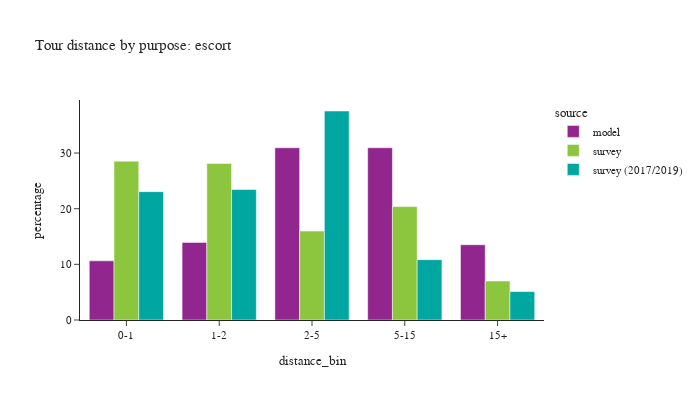

Notebook code for this chart:
### Code cell
plot_bins(tour, tour['pdpurp'] == 3, 'escort')

### Figure 1 — Plotly figure (JSON) as saved in the notebook; plotly's stock layout.template omitted (floating-point values rounded to 4 significant figures)
{"data": [{"alignmentgroup": "True", "customdata": [[81629], [107010], [237590], [237628], [103832]], "hovertemplate": "source=model<br>distance_bin=%{x}<br>percentage=%{y}<br>sample count=%{customdata[0]}<extra></extra>", "legendgroup": "model", "marker": {"color": "#91268F", "pattern": {"shape": ""}}, "name": "model", "offsetgroup": "model", "orientation": "v", "showlegend": true, "textposition": "auto", "type": "bar", "x": ["0-1", "1-2", "2-5", "5-15", "15+"], "xaxis": "x", "y": [10.63, 13.94, 30.95, 30.95, 13.53], "yaxis": "y"}, {"alignmentgroup": "True", "customdata": [[228], [229], [212], [152], [64]], "hovertemplate": "source=survey<br>distance_bin=%{x}<br>percentage=%{y}<br>sample count=%{customdata[0]}<extra></extra>", "legendgroup": "survey", "marker": {"color": "#8CC63E", "pattern": {"shape": ""}}, "name": "survey", "offsetgroup": "survey", "orientation": "v", "showlegend": true, "textposition": "auto", "type": "bar", "x": ["0-1", "1-2", "2-5", "5-15", "15+"], "xaxis": "x", "y": [28.53, 28.12, 15.98, 20.37, 6.999], "yaxis": "y"}, {"alignmentgroup": "True", "customdata": [[417], [364], [386], [194], [46]], "hovertemplate": "source=survey (2017/2019)<br>distance_bin=%{x}<br>percentage=%{y}<br>sample count=%{customdata[0]}<extra></extra>", "legendgroup": "survey (2017/2019)", "marker": {"color": "#00A7A0", "pattern": {"shape": ""}}, "name": "survey (2017/2019)", "offsetgroup": "survey (2017/2019)", "orientation": "v", "showlegend": true, "textposition": "auto", "type": "bar", "x": ["0-1", "1-2", "2-5", "5-15", "15+"], "xaxis": "x", "y": [23.06, 23.44, 37.55, 10.84, 5.108], "yaxis": "y"}], "layout": {"barmode": "group", "font": {"size": 11}, "height": 400, "legend": {"title": {"text": "source"}, "tracegroupgap": 0}, "title": {"text": "Tour distance by purpose: escort"}, "width": 700, "xaxis": {"anchor": "y", "domain": [0.0, 1.0], "title": {"text": "distance_bin"}}, "yaxis": {"anchor": "x", "domain": [0.0, 1.0], "title": {"text": "percentage"}}}}
